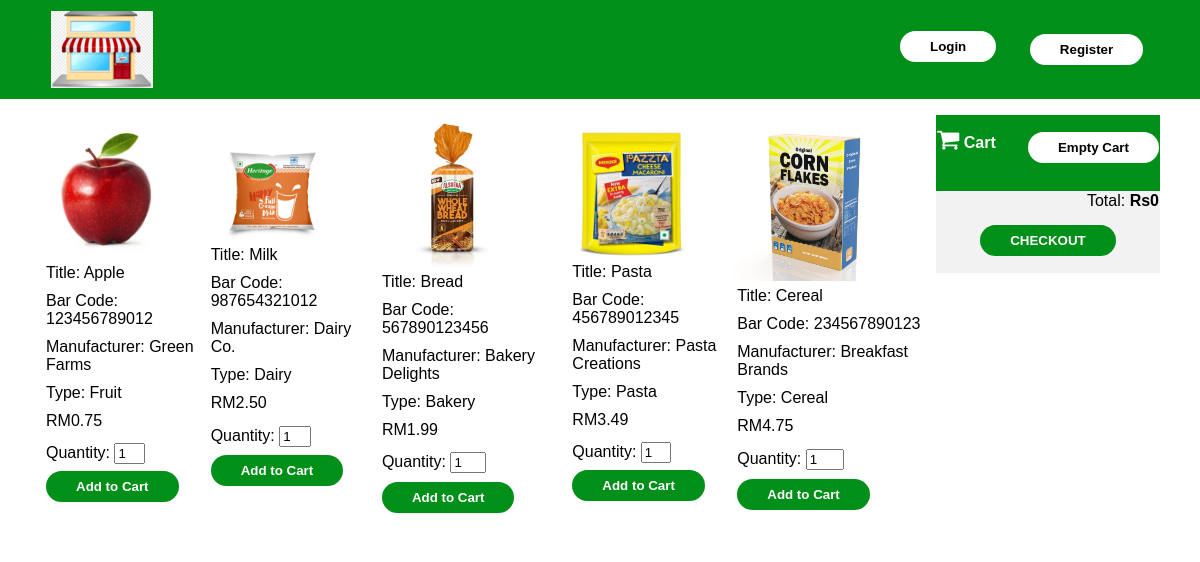
The page / on the database its author committed.
### tables this page shows
CREATE TABLE `grocery` (
  `GroceryID` varchar(50) NOT NULL,
  `Title` varchar(200) DEFAULT NULL,
  `BarCode` varchar(20) DEFAULT NULL,
  `Price` double(12,2) DEFAULT NULL,
  `Manufacturer` varchar(128) DEFAULT NULL,
  `Type` varchar(128) DEFAULT NULL,
  `Image` varchar(128) DEFAULT NULL
);

### index.php (the view, shortened to what this page needs)
<html>
<link rel="stylesheet" href="https://cdnjs.cloudflare.com/ajax/libs/font-awesome/4.7.0/css/font-awesome.min.css">
<link rel="stylesheet" href="style.css">
<body>
<?php
	$servername = "localhost";
	$username = "root";
	$password = "";
	$conn = new mysqli($servername, $username, $password);
	$sql = "USE Grocery";
	$conn->query($sql);
	$sql = "SELECT * FROM grocery";
	$result = $conn->query($sql);
?>
<?php
if(!isset($_SESSION['id'])){
	echo '<header>';
	echo '<blockquote>';
	echo '<a href="index.php"><img src="image/logo.png"></a>';
	echo '<form class="hf" action="Register.php"><input class="hi" type="submit" name="submitButton" value="Register"></form>';
	echo '<form class="hf" action="login.php"><input class="hi" type="submit" name="submitButton" value="Login"></form>';
	echo '</blockquote>';
	echo '</header>';
}
echo '<blockquote>';
	echo "<table id='myTable' style='width:80%; float:left'>";
	echo "<tr>";
    while($row = $result->fetch_assoc()) {
	    echo "<td>";
	    echo "<table>";
	   	echo '<tr><td>'.'<img src="'.$row["Image"].'"width="80%">'.'</td></tr><tr><td style="padding: 5px;">Title: '.$row["Title"].'</td></tr><tr><td style="padding: 5px;">Bar Code: '.$row["BarCode"].'</td></tr><tr><td style="padding: 5px;">Manufacturer: '.$row["Manufacturer"].'</td></tr><tr><td style="padding: 5px;">Type: '.$row["Type"].'</td></tr><tr><td style="padding: 5px;">RM'.$row["Price"].'</td></tr><tr><td style="padding: 5px;">
	   	<form action="" method="post">
	   	Quantity: <input type="number" value="1" name="quantity" style="width: 20%"/><br>
	   	<input type="hidden" value="'.$row['GroceryID'].'" name="ac"/>
	   	<input class="button" type="submit" value="Add to Cart"/>
	   	</form></td></tr>';
	   	echo "</table>";
	   	echo "</td>";
    }
    echo "</tr>";
    echo "</table>";
    echo "<table style='width:20%; float:right;'>";
    echo "<th style='text-align:left;'><i class='fa fa-shopping-cart' style='font-size:24px'></i> Cart <form style='float:right;' action='' method='post'><input type='hidden' name='delc'/><input class='cbtn' type='submit' value='Empty Cart'></form></th>";
    $total = 0;
    echo "<tr><td style='text-align: right;background-color: #f2f2f2;''>";
    echo "Total: <b>Rs".$total."</b><center><form action='checkout.php' method='post'><input class='button' type='submit' name='checkout' value='CHECKOUT'></form></center>";
    echo "</td></tr>";
	echo "</table>";
	echo '</blockquote>';
?>
</body>
</html>

### style.css (style rules this page uses)
body { font-family: Arial; margin: 0 auto; }
header { background-color: rgb(0, 143, 24); width: 100%; }
header img { margin: 1%; }
header .hf { float: right; margin: 1.5%; }
header .hi { background-color: #fff; border: none; border-radius: 20px; text-align: center; transition-duration: 0.5s; padding: 8px 30px; cursor: pointer; color: #000; font-weight: bold; margin-top: 15%; }
table { border-collapse: collapse; }
tr { background-color: #fff; }
th { padding-top: 12px; padding-bottom: 12px; text-align: left; background-color: rgb(0, 143, 24); color: white; }
.button { background-color: rgb(0, 143, 24); border: none; border-radius: 20px; text-align: center; transition-duration: 0.5s; padding: 8px 30px; cursor: pointer; color: #fff; margin-top: 5%; font-weight: bold; }
.cbtn { background-color: #fff; border: none; border-radius: 20px; text-align: center; transition-duration: 0.5s; padding: 8px 30px; cursor: pointer; color: #000; font-weight: bold; }
form { margin-top: 2%; }

### rows shown on the page
grocery: Image (picture), Title "Apple", BarCode "123456789012", Manufacturer "Green Farms", Type "Fruit", Price "0.75"
grocery: Image (picture), Title "Milk", BarCode "987654321012", Manufacturer "Dairy Co.", Type "Dairy", Price "2.50"
grocery: Image (picture), Title "Bread", BarCode "567890123456", Manufacturer "Bakery Delights", Type "Bakery", Price "1.99"
grocery: Image (picture), Title "Pasta", BarCode "456789012345", Manufacturer "Pasta Creations", Type "Pasta", Price "3.49"
grocery: Image (picture), Title "Cereal", BarCode "234567890123", Manufacturer "Breakfast Brands", Type "Cereal", Price "4.75"

### other values the page prints
$total "0"
